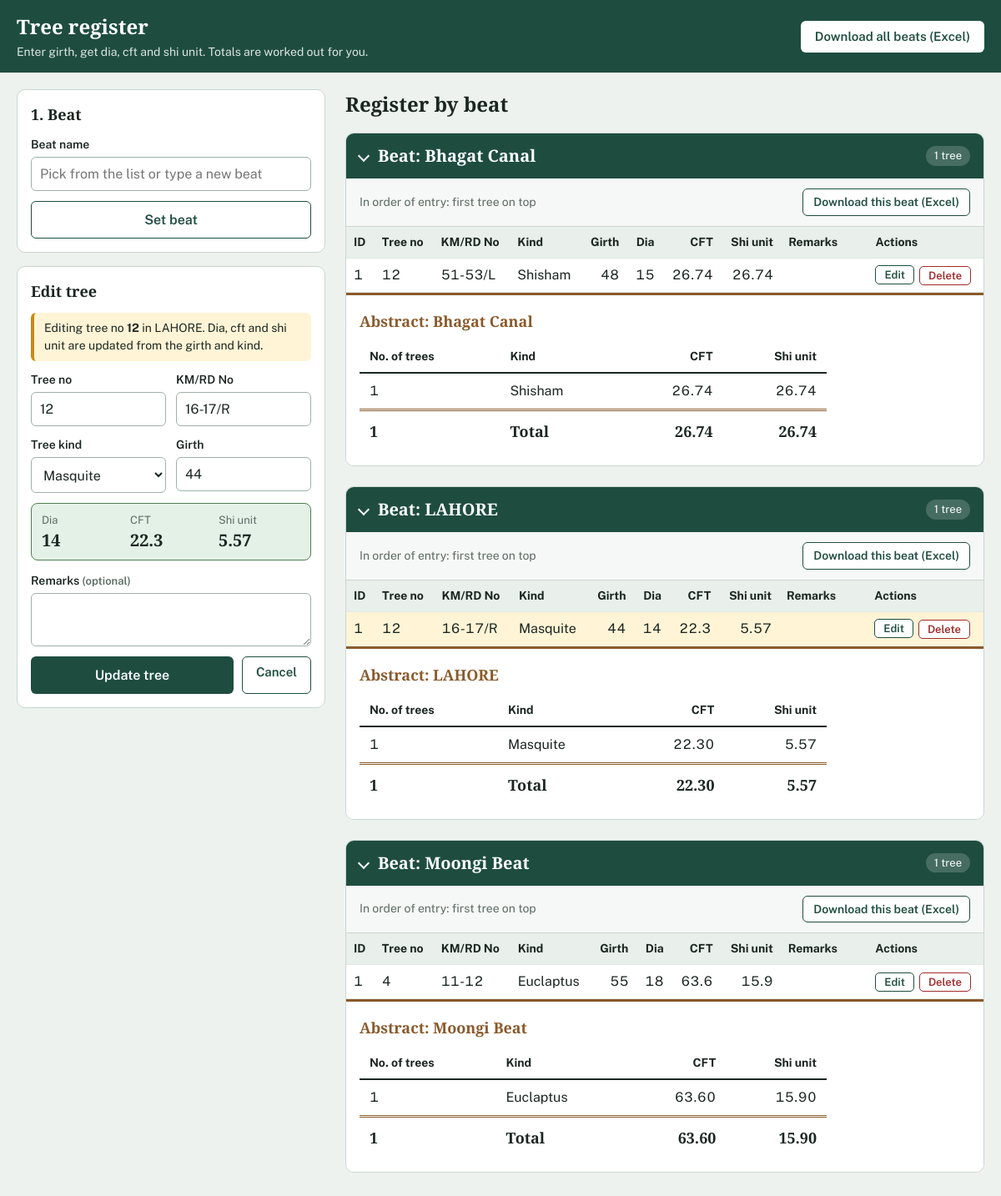
Screenshot of /?edit=1&beat=9 with the database file from the repository.
### tables this page shows
CREATE TABLE beat_9_lahore (
	id INTEGER NOT NULL, 
	tree_no VARCHAR(50) NOT NULL, 
	km_burji_no VARCHAR(50) NOT NULL, 
	kind_tree VARCHAR(100) NOT NULL, 
	girth INTEGER NOT NULL, 
	dia INTEGER, 
	cft FLOAT, 
	shi_unit FLOAT, 
	remarks VARCHAR(255), 
	PRIMARY KEY (id), 
	CONSTRAINT uq_beat_9_lahore UNIQUE (km_burji_no, tree_no)
);

CREATE TABLE beat_6_bhagat_canal (
	id INTEGER NOT NULL, 
	tree_no VARCHAR(50) NOT NULL, 
	km_burji_no VARCHAR(50) NOT NULL, 
	kind_tree VARCHAR(100) NOT NULL, 
	girth INTEGER NOT NULL, 
	dia INTEGER, 
	cft FLOAT, 
	shi_unit FLOAT, 
	remarks VARCHAR(255), 
	PRIMARY KEY (id), 
	CONSTRAINT uq_beat_6_bhagat_canal UNIQUE (km_burji_no, tree_no)
);

CREATE TABLE beat_3_moongi_beat (
	id INTEGER NOT NULL, 
	tree_no VARCHAR(50) NOT NULL, 
	km_burji_no VARCHAR(50) NOT NULL, 
	kind_tree VARCHAR(100) NOT NULL, 
	girth INTEGER NOT NULL, 
	dia INTEGER, 
	cft FLOAT, 
	shi_unit FLOAT, 
	remarks VARCHAR(255), 
	PRIMARY KEY (id), 
	CONSTRAINT uq_beat_3_moongi_beat UNIQUE (km_burji_no, tree_no)
);

### app.py (models this page shows)
class Beat(db.Model):
    __tablename__ = "beats"
    id = db.Column(db.Integer, primary_key=True)
    name = db.Column(db.String(100), nullable=False, unique=True)
    table_name = db.Column(db.String(80), nullable=False, unique=True)

### app.py (the view, shortened to what this page needs)
@app.route("/", methods=["GET", "POST"])
def index():
    current_beat = session.get("beat_name")
    edit_tree = edit_beat = None
    edit_id = request.args.get("edit", type=int)
    beat_id = request.args.get("beat", type=int)
    if edit_id and beat_id:
        edit_beat = db.session.get(Beat, beat_id)
        if edit_beat:
            edit_tree = db.session.get(tree_model(edit_beat.table_name), edit_id)
        if edit_tree is None:
            flash("That tree no longer exists.", "error")
            return redirect(url_for("index"))
    return render_index(
        form=edit_tree.to_dict() if edit_tree else {}, edit_tree=edit_tree, edit_beat=edit_beat
    )

### app.py (called while the page is built)
def get_beat_options():
    names = set(BEATS) | {name for (name,) in db.session.query(Beat.name).all()}
    return sorted(names, key=str.lower)

def _new_abstract():
    return {"rows": {}, "trees": 0, "cft": 0.0, "shi_unit": 0.0}

def _add_to_abstract(a, kind, trees, cft, shi_unit):
    row = a["rows"].setdefault(kind, {"kind": kind, "trees": 0, "cft": 0.0, "shi_unit": 0.0})
    row["trees"] += trees
    row["cft"] += cft
    row["shi_unit"] += shi_unit
    a["trees"] += trees
    a["cft"] += cft
    a["shi_unit"] += shi_unit

def _finish_abstract(a):
    rows = sorted(a["rows"].values(), key=lambda r: r["kind"])
    for r in rows:
        r["cft"] = round(r["cft"], 3)
        r["shi_unit"] = round(r["shi_unit"], 3)
    return {
        "rows": rows,
        "trees": a["trees"],
        "cft": round(a["cft"], 3),
        "shi_unit": round(a["shi_unit"], 3),
    }

def get_abstracts(only_beat=None):
    beats = Beat.query.filter_by(name=only_beat).all() if only_beat else Beat.query.all()
    per_beat, grand = {}, _new_abstract()
    for beat in beats:
        Tree = tree_model(beat.table_name)
        rows = db.session.query(
            Tree.kind_tree,
            func.count(Tree.id),
            func.coalesce(func.sum(Tree.cft), 0),
            func.coalesce(func.sum(Tree.shi_unit), 0),
        ).group_by(Tree.kind_tree).all()
        if not rows:
            continue
        a = _new_abstract()
        for kind, trees, cft, shi_unit in rows:
            _add_to_abstract(a, kind, trees, float(cft), float(shi_unit))
            _add_to_abstract(grand, kind, trees, float(cft), float(shi_unit))
        per_beat[beat.name] = _finish_abstract(a)
    return per_beat, _finish_abstract(grand)

### templates/index.html (shortened to what this page needs)
<!DOCTYPE html>
<html lang="en">
<head>
</head>
<body>
  <header class="topbar">
    <div class="topbar-inner">
      <div>
        <h1>Tree register</h1>
        <p>Enter girth, get dia, cft and shi unit. Totals are worked out for you.</p>
      </div>
      <a class="btn btn-light" href="{{ url_for('download_excel') }}">Download all beats (Excel)</a>
    </div>
  </header>
  <main class="layout">
    <aside class="entry">
      <section class="card">
        <h2>1. Beat</h2>
        <form method="POST" action="{{ url_for('set_beat') }}">
          <div class="field">
            <label for="beat_name">{{ 'Switch to another beat' if current_beat else 'Beat name' }}</label>
            <input type="text" id="beat_name" name="beat_name" list="beat-list" maxlength="100"
                   placeholder="Pick from the list or type a new beat" autocomplete="off" required>
          </div>
          <button type="submit" class="btn btn-outline btn-block">{{ 'Change beat' if current_beat else 'Set beat' }}</button>
        </form>
      </section>
      <section class="card">
        <h2 id="tree-card">{{ 'Edit tree' if edit_tree else '2. Tree details' }}</h2>
        {% if current_beat or edit_tree %}
        {% if edit_tree %}
          <div class="editing-note">Editing tree no <strong>{{ edit_tree.tree_no }}</strong> in {{ edit_beat.name }}. Dia, cft and shi unit are updated from the girth and kind.</div>
        {% endif %}
        <form method="POST" id="tree-form"{% if edit_tree %} action="{{ url_for('update_tree', beat_id=edit_beat.id, tree_id=edit_tree.id) }}"{% endif %}>
          <div class="two">
            <div class="field">
              <label for="tree_no">Tree no</label>
              <input type="text" id="tree_no" name="tree_no" maxlength="50" autofocus
                     value="{{ form.get('tree_no', '') }}" required>
            </div>
            <div class="field">
              <label for="km_burji_no">KM/RD No</label>
              <input type="text" id="km_burji_no" name="km_burji_no" maxlength="50"
                     value="{{ form.get('km_burji_no', '') }}" required>
            </div>
          </div>
          <div class="two">
            <div class="field">
              <label for="kind_tree">Tree kind</label>
              <select id="kind_tree" name="kind_tree" required>
                {% for k in kinds %}
                  <option value="{{ k }}" {% if form.get('kind_tree') == k %}selected{% endif %}>{{ k|capitalize }}</option>
                {% endfor %}
              </select>
            </div>
            <div class="field">
              <label for="girth">Girth</label>
              <input type="number" id="girth" name="girth" min="1" inputmode="numeric"
                     value="{{ form.get('girth', '') }}" required>
            </div>
          </div>
          <div class="preview" id="preview" aria-live="polite">
          </div>
          <div class="field">
            <label for="remarks">Remarks <span class="hint">(optional)</span></label>
            <textarea id="remarks" name="remarks" maxlength="255">{{ form.get('remarks', '') or '' }}</textarea>
          </div>
          {% if edit_tree %}
          <div class="btn-row">
            <button type="submit" class="btn btn-primary btn-block">Update tree</button>
            <a class="btn btn-outline" href="{{ url_for('index') }}">Cancel</a>
          </div>
          {% else %}
          <button type="submit" class="btn btn-primary btn-block">Save tree</button>
          {% endif %}
        </form>
        {% else %}
          <p class="hint" style="margin:0;color:var(--muted)">Set a beat first. Every tree you save will be recorded under it.</p>
        {% endif %}
      </section>
    </aside>
    <section>
      <div class="register-head">
        <h2>Register by beat</h2>
      </div>
      {% for s in sections %}
      <details class="sheet" open>
        <summary>
          <h2>Beat: {{ s.beat }}</h2>
          <span class="tag">{{ s.abstract.trees }} tree{{ '' if s.abstract.trees == 1 else 's' }}</span>
        </summary>
        <div class="toolbar">
          <span>In order of entry: first tree on top</span>
          <a class="btn btn-outline" href="{{ url_for('download_excel', beat=s.beat) }}">Download this beat (Excel)</a>
        </div>
        <div class="scroll"{% if s.beat == current_beat %} id="current-scroll"{% endif %}>
          <table class="entries">
            <thead>
              <tr>
                <th>ID</th><th>Tree no</th><th>KM/RD No</th><th>Kind</th>
                <th class="num">Girth</th><th class="num">Dia</th><th class="num">CFT</th><th class="num">Shi unit</th><th>Remarks</th><th>Actions</th>
              </tr>
            </thead>
            <tbody>
              {% for t in s.trees %}
              <tr{% if edit_tree and edit_beat and edit_beat.id == s.id and edit_tree.id == t.id %} class="editing"{% endif %}>
                <td>{{ t.id }}</td>
                <td>{{ t.tree_no }}</td>
                <td>{{ t.km_burji_no }}</td>
                <td>{{ t.kind_tree|capitalize }}</td>
                <td class="num">{{ t.girth }}</td>
                <td class="num">{{ t.dia }}</td>
                <td class="num">{{ t.cft }}</td>
                <td class="num">{{ t.shi_unit }}</td>
                <td class="remarks">{{ t.remarks or '' }}</td>
                <td>
                  <div class="actions">
                    <a class="mini" href="{{ url_for('index', edit=t.id, beat=s.id) }}#tree-card">Edit</a>
                    <form method="POST" action="{{ url_for('delete_tree', beat_id=s.id, tree_id=t.id) }}"
                          data-confirm="Delete tree no {{ t.tree_no }} ({{ t.kind_tree|capitalize }}, km / RD / burji no {{ t.km_burji_no }})? This cannot be undone.">
                      <button type="submit" class="mini danger">Delete</button>
                    </form>
                  </div>
                </td>
              </tr>
              {% endfor %}
            </tbody>
          </table>
        </div>
        <div class="abstract">
          <h3>Abstract: {{ s.beat }}</h3>
          <table class="ledger">
            <thead>
              <tr><th>No. of trees</th><th>Kind</th><th class="num">CFT</th><th class="num">Shi unit</th></tr>
            </thead>
            <tbody>
              {% for r in s.abstract.rows %}
              <tr>
                <td>{{ r.trees }}</td>
                <td>{{ r.kind|capitalize }}</td>
                <td class="num">{{ '%.2f'|format(r.cft) }}</td>
                <td class="num">{{ '%.2f'|format(r.shi_unit) }}</td>
              </tr>
              {% endfor %}
            </tbody>
            <tfoot>
              <tr>
                <td>{{ s.abstract.trees }}</td>
                <td>Total</td>
                <td class="num">{{ '%.2f'|format(s.abstract.cft) }}</td>
                <td class="num">{{ '%.2f'|format(s.abstract.shi_unit) }}</td>
              </tr>
            </tfoot>
          </table>
        </div>
      </details>
      {% else %}
      <div class="empty">
        <strong>No trees recorded yet</strong>
        Set a beat, then add the first tree. The register and its abstract will appear here.
      </div>
      {% endfor %}
      </section>
  </main>
</body>
</html>

### rows the page displays
beat_9_lahore: tree_no "12", km_burji_no "16-17/R", kind_tree "Masquite", id "1", girth "44", dia "14", cft "22.3", shi_unit "5.57", trees "1", kind "Masquite", cft "22.30"
Beat: name "LAHORE", beat "LAHORE", abstract.trees "1", abstract.cft "22.30", abstract.shi_unit "5.57"
Beat: beat "Bhagat Canal", abstract.trees "1", abstract.cft "26.74", abstract.shi_unit "26.74"
beat_6_bhagat_canal: id "1", tree_no "12", km_burji_no "51-53/L", kind_tree "Shisham", girth "48", dia "15", cft "26.74", shi_unit "26.74", trees "1", kind "Shisham"
Beat: beat "Moongi Beat", abstract.trees "1", abstract.cft "63.60", abstract.shi_unit "15.90"
beat_3_moongi_beat: id "1", tree_no "4", km_burji_no "11-12", kind_tree "Euclaptus", girth "55", dia "18", cft "63.6", shi_unit "15.9", trees "1", kind "Euclaptus", cft "63.60", shi_unit "15.90"

### other values shown
{{ 'Switch to another beat' if current_beat else 'Beat name' }} "Beat name"
{{ 'Change beat' if current_beat else 'Set beat' }} "Set beat"
{{ 'Edit tree' if edit_tree else '2. Tree details' }} "Edit tree"
